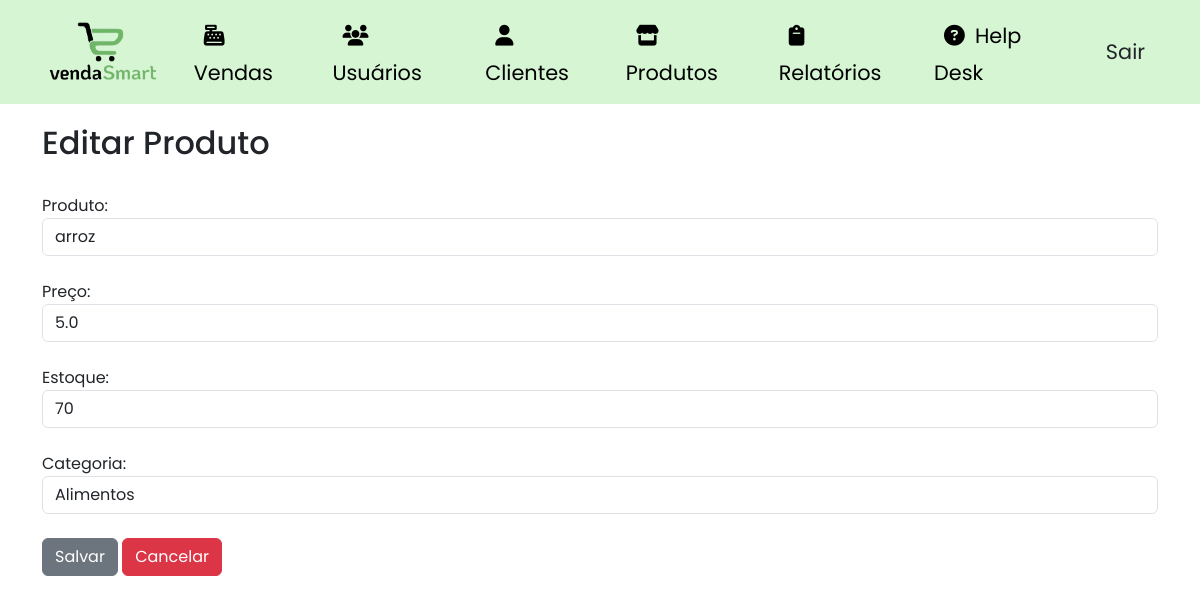
Before: /editar-produto/3 (signed in) with the older database file.
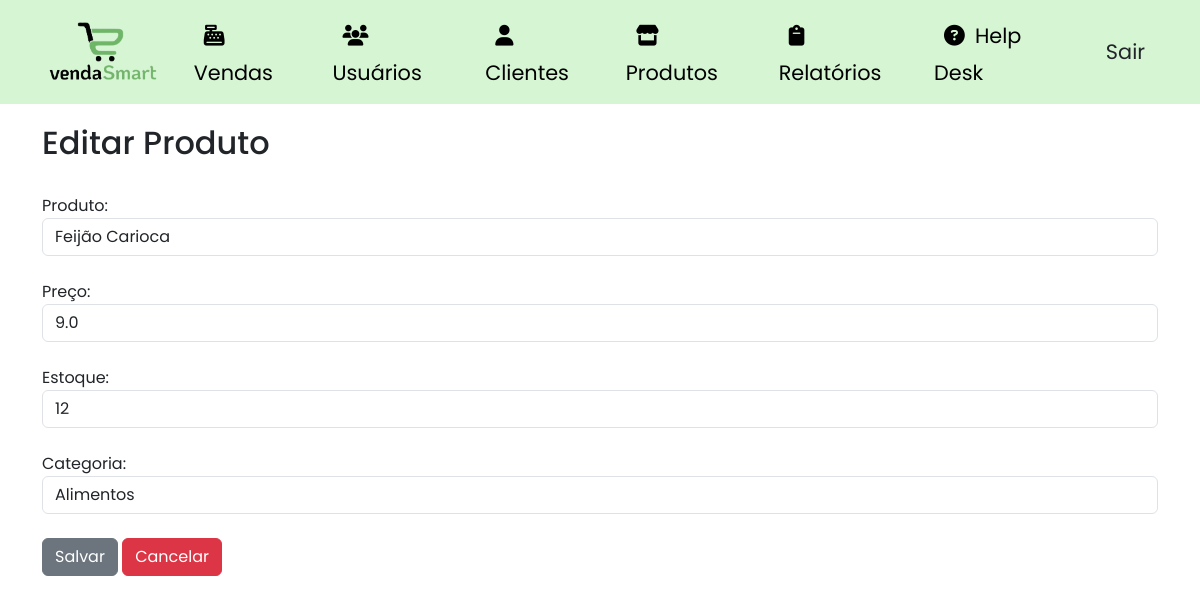
After: the same page with the newer database file.
### site_atividade/models/__init__.py (models this page shows, shortened)
class Produtos(database.Model):
    id_produtos = database.Column(database.Integer, primary_key=True)
    produto = database.Column(database.String, nullable=False)
    marca = database.Column(database.String, nullable=False)
    preco_aquisicao = database.Column(database.Float, nullable=False)
    preco = database.Column(database.Float, nullable=False)
    estoque = database.Column(database.Integer, nullable=False)
    margem_lucro = database.Column(database.Float, nullable=True)
    categoria_fk = database.Column(database.Integer, database.ForeignKey('categoria.id_categoria'), nullable=False)
    itens_venda = database.relationship('ItemVenda', backref='produto')

class Categoria(database.Model):
    id_categoria = database.Column(database.Integer, primary_key=True)
    categoria = database.Column(database.String, nullable=False)
    produtos = database.relationship('Produtos', backref='categoria', lazy=True)

### site_atividade/routers/__init__.py (the view, shortened to what this page needs)
@app.route("/editar-produto/<int:id>", methods=['GET', 'POST'])
@login_required
def editar_produto(id):
    produto = Produtos.query.get(id)
    categorias = Categoria.query.all()
    return render_template('editar_produto.html', produto=produto, categorias=categorias)

### site_atividade/models/__init__.py (called while the page is built)
@login_manager.user_loader
def load_usuario(id_usuario):
    return Usuario.query.get(int(id_usuario))

### site_atividade/templates/editar_produto.html
{% extends 'base.html' %}
{% block body %}
<div class="container theme-showcase" role="main">
    <br>
    <div class="page-header">
        <h2 class="box-title col-md-12">Editar Produto</h2>
    </div>
    <br>
    <form method="post" action="{{ url_for('editar_produto', id=produto.id_produtos) }}">
        <div class="form-group">
            <label for="produto">Produto:</label>
            <input type="text" class="form-control" id="produto" name="produto" value="{{ produto.produto }}">
        </div>
        <br>
        <div class="form-group">
            <label for="preco">Preço:</label>
            <input type="number" class="form-control" id="preco" name="preco" step="0.01" min="0" value="{{ produto.preco }}">
        </div>
        <br>
        <div class="form-group">
            <label for="estoque">Estoque:</label>
            <input type="number" class="form-control" id="estoque" name="estoque" min="0" value="{{ produto.estoque }}">
        </div>
        <br>
        <div class="form-group">
            <label for="categoria">Categoria:</label>
            <select class="form-control" id="categoria" name="categoria_fk">
                {% for categoria in categorias %}
                <option value="{{ categoria.id_categoria }}" {% if produto.categoria_fk == categoria.id_categoria %}selected{% endif %}>{{ categoria.categoria }}</option>
                {% endfor %}
            </select>
        </div>
        <br>
        <button type="submit" class="btn btn-Secondary">Salvar</button>
        <a href="{{ url_for('produtos') }}" class="btn btn-Danger">Cancelar</a>
    </form>
</div>
{% endblock %}

Changed rows visible on the page:
changed Produtos "Alimentos": produto "arroz" → "Feijão Carioca"; preco "5.0" → "9.0"; estoque "70" → "12"
